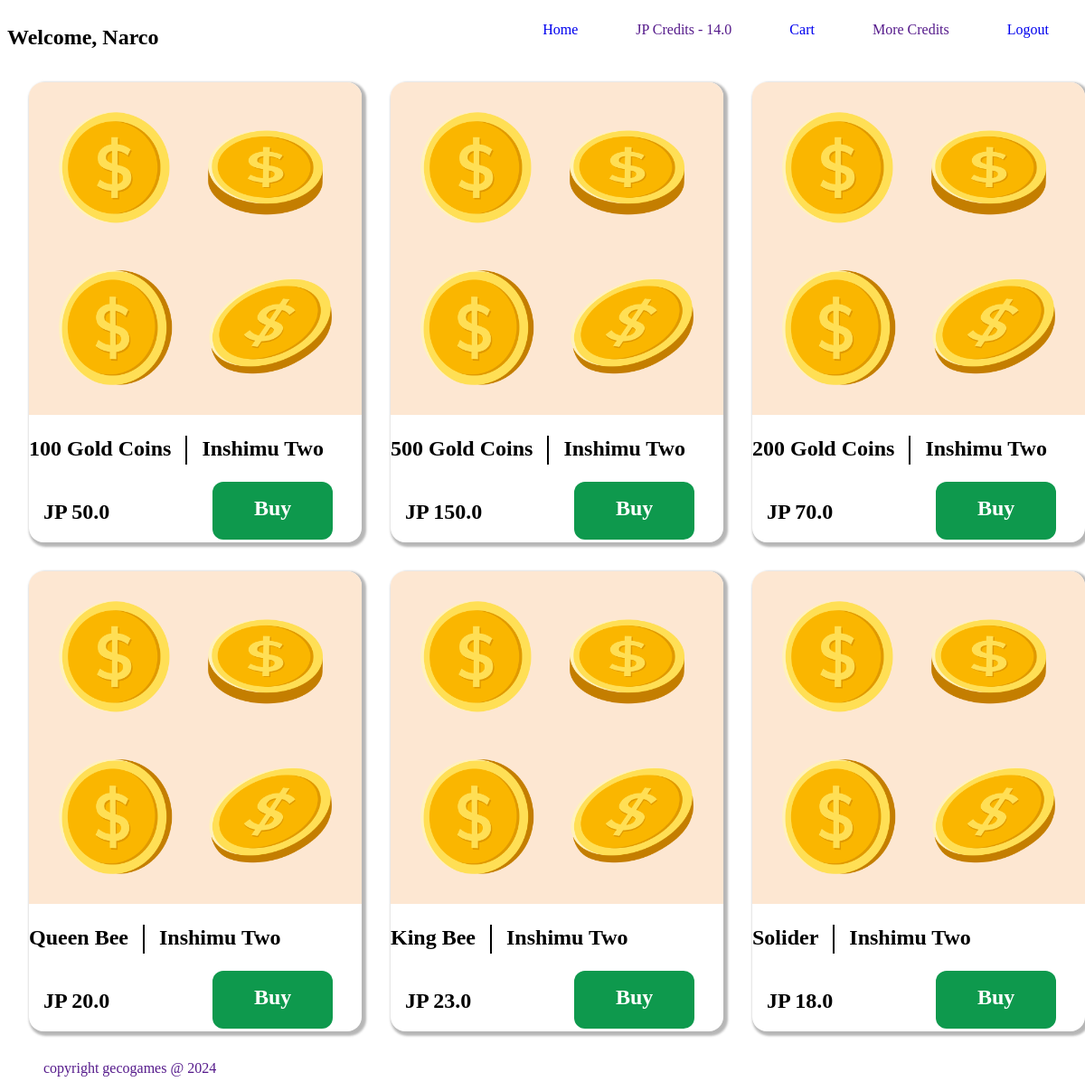
The page / (signed in) on the database its author committed.
### web/models.py (models this page shows, shortened)
class UserProfile(models.Model):
    user = models.OneToOneField(User, on_delete=models.CASCADE, null=True )
    balance = models.FloatField(default=10, null=True)

class Item(models.Model):
    category=models.ForeignKey(Category, related_name='items', on_delete=models.CASCADE)
    name=models.CharField(max_length=50)
    description=models.TextField(blank=True, null=True)
    price=models.FloatField()
    image=models.ImageField(upload_to='items_images', blank=True, null=True)
    is_sold=models.BooleanField(default=False)
    created_by=models.ForeignKey(User, related_name='items', on_delete=models.CASCADE)
    created_at=models.DateTimeField(default=datetime.now, blank=True)

### web/views.py (the view)
# urls.py: path('', views.home, name="home"),
def home(request):
    items=Item.objects.filter(is_sold=False)[0:6]
    categories=Category.objects.all()
    return render(request, 'index.html', {'items':items, 'categories':categories})

### web/templates/index.html (shortened to what this page needs)
{% extends "base.html" %}
    {% block content %}
    <div class="homepage">
        <main>
            <section>
                <div class="container">
                    {% for item in items %}
                    <div class="card">
                        <div class="cards">
                            <div class="img">
                                <img src="{{ item.image.url }}" alt="{{item.name}}">
                            </div>
                            <div class="content">
                                <div class="header">
                                    <h2 class="title">{{item.name}}</h2>
                                    <span class="divider"></span>
                                    <h2 class="game-title">Inshimu Two</h2>
                                </div>
                                <div class="purchase">
                                    <h2 class="price">JP {{item.price}}</h2>
                                    <h2 class="button"><a href="{% url 'getting' item.id %}">Buy</a></h2>
                                </div>
                            </div>
                        </div>
                    </div>
                    {%endfor%}
                </div>
            </section>
        </main>
        <footer>
            <ul>
                <li>
                    <a href="">copyright gecogames @ 2024</a>
                </li>
            </ul>
        </footer>
    </div>
</body>
</html>
{% endblock %}

### web/templates/base.html (shortened to what this page needs)
{% load static %}
<!DOCTYPE html>
<html lang="en">
  <head>
    <link rel="stylesheet" href="{% static '/css/nav.css'%}">
    <link rel="stylesheet" href="{% static '/css/style.css'%}">
    <link rel="stylesheet" href="{% static '/css/purchased.css'%}">
  </head>
  <body>
    {% if user.is_authenticated %}
    <nav>
      <h2>Welcome, {{user.username}}</h2>
      <ul>
        <li>
          <a href="/">Home</a>
      </li>
          <li>
              <a href="">JP Credits - {{user.userprofile.balance}}</a>
          </li>
          <li>
              <a href="{% url 'user_keys' %}">Cart</a>
          </li>
          <li>
              <a href="">More Credits</a>
          </li>
          <li>
              <a href="{% url 'logout' %}">Logout</a>
          </li>
      </ul>
  </nav>
    {% endif %}
    <div class="px-6 py-6">{% block content %}{% endblock %}</div>
  </body>
</html>

### web/static/css/nav.css (style rules this page uses)
nav { display: flex; justify-content: space-between; }
nav ul { display: flex; justify-content: space-between; }
nav ul li { margin: 0rem 2rem; }

### web/static/css/style.css (style rules this page uses)
ul { text-decoration: none; }
ul li { text-decoration: none; list-style: none; }
a { text-decoration: none; }
.homepage section .container { display: grid; grid-template-columns: 25rem 25rem 25rem; justify-content: center; }
.homepage section .container .card { margin: 1rem 1rem; }
.homepage section .container .cards { width: 100%; box-shadow: 2.5px 2.5px 2.5px 2.5px rgba(0, 0, 0, 0.288); margin: 0rem 1rem; border-radius: 1rem; }
.homepage section .cards img { width: 100%; border-radius: 1rem 1rem 0rem 0rem; }
.homepage section .cards .content .header .divider { border-left: 2px solid black; margin: 1.2rem 1rem; height: 2rem; }
.homepage section .cards .content .header { display: flex; }
.homepage section .cards .content .purchase { display: flex; justify-content: space-between; margin: 0rem 1rem; }
.homepage section .cards .content .purchase .button { background-color: rgb(14, 153, 77); width: 30%; height: 2rem; margin: 0rem 1rem; text-align: center; border-radius: 12px; padding: 1rem; }
.homepage section .cards .content .purchase .button a { color: white; margin: 4rem 1rem; }

### web/static/css/purchased.css (style rules this page uses)
a { text-decoration: none; }

### rows shown on the page
Item: image (picture), name "100 Gold Coins", price "50.0"
Item: image (picture), name "500 Gold Coins", price "150.0"
Item: image (picture), name "200 Gold Coins", price "70.0"
Item: image (picture), name "Queen Bee", price "20.0"
Item: image (picture), name "King Bee", price "23.0"
Item: image (picture), name "Solider", price "18.0"

### other values the page prints
{{ user.username }} "Narco"
{{ user.userprofile.balance }} "14.0"
